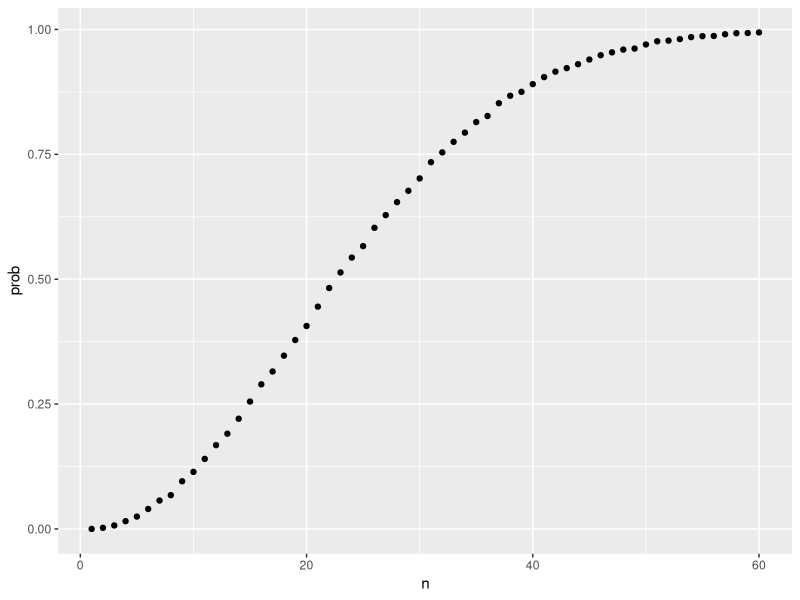
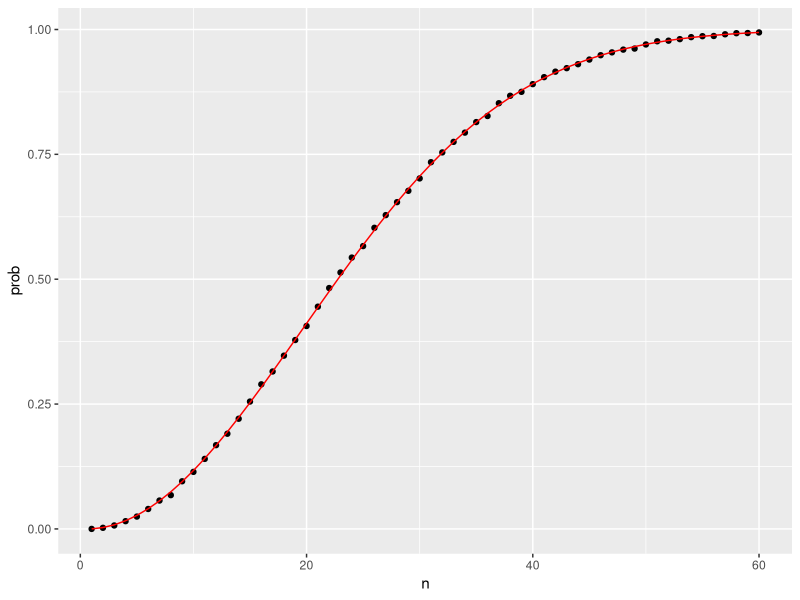

These charts were generated, in order, by the following R code:
library(dplyr)
library(dslabs)
library(gtools) # we use combinations() and permutations() functions from this package
library(tidyverse)


# Monte Carlo Simulations
beads <- rep(c("red", "blue"), times = c(2,3))
beads
sample(beads, 1)

B <- 10000
events <- replicate(B, sample(beads,1))
tab <- table(events)
tab
prop.table(tab)

#Or 
events_s <- sample(beads, B, replace = TRUE)
tab_s <- table(events_s)
tab_s
prop.table(tab_s)

# Or
mean(events == "blue")
mean(events_s == "blue")

# Combinations and Permutations

number <- "Three"
suit <- "Hearts"
paste(number, suit)
# paste is used to create strings by joining smaller strings
# paste can also be used on vectors and it operates element wise

# The function expand.grid gives us all combinations of entries of two vectors
expand.grid(pants = c("blue", "black"), shirt = c("white", "grey", "plaid"))

# Create Deck of Cards
suits <- c("Diamonds", "Clubs", "Hearts", "Spades")
numbers <- c("Ace", "Deuce", "Three", "Four", "Five", "Six", "Seven", "Eight", "Nine", "Ten", "Jack", "Queen", "King")
deck <- expand.grid(number=numbers, suit=suits)
deck <- paste(deck$number, deck$suit)
deck

# Probability of a King in the first card
kings <- paste("King", suits)
mean(deck %in% kings)

# Permutations and Combinations from library(gtools) package
permutations(3,2)
combinations(3,2)

all_phone_numbers <- permutations(10, 7, v = 0:9)
n <- nrow(all_phone_numbers)
index <- sample(n, 5)
all_phone_numbers[index,]

# Deck of cards again
# To compute all possible ways we can choose two cards when the order matters, we type:
hands <- permutations(52, 2, v = deck) 
first_card <- hands[,1]
second_card <- hands[,2]
kings <- paste("King", suits)
sum(first_card %in% kings) # cases for which the first hand was a King
# To get the conditional probability, we compute what fraction of these have a King in the second card
# Pr(B∣A)=Pr(A and B)/Pr(A)
sum(first_card%in%kings & second_card%in%kings) / sum(first_card%in%kings)
# Or 
mean(first_card%in%kings & second_card%in%kings) / mean(first_card%in%kings)

# Probability of a natural 21 in blackjack: picking an Ace card and a Suit
aces <- paste("Ace", suits)
facecard <- c("King", "Queen", "Jack", "Ten")
facecard <- expand.grid(number = facecard, suit = suits)
facecard <- paste(facecard$number, facecard$suit)

hands <- combinations(52, 2, v = deck)
mean(hands[,1] %in% aces & hands[,2] %in% facecard)
# In the last line, we assume the Ace comes first. This is only because we know the way combination enumerates possibilities and it will list this case first. But to be safe, we could have written this and produced the same answer
mean((hands[,1] %in% aces & hands[,2] %in% facecard) | (hands[,2] %in% aces & hands[,1] %in% facecard))

# Monte Carlo example
hand <- sample(deck, 2)
hand 
# And then check if one card is an Ace and the other a face card or a 10. Going forward, we include 10 when we say face card. Now we need to check both possibilities:
(hand[1] %in% aces & hand[2] %in% facecard) | (hand[2] %in% aces & hand[1] %in% facecard)

blackjack <- function(){
  hand <- sample(deck, 2)
  (hand[1] %in% aces & hand[2] %in% facecard) | 
    (hand[2] %in% aces & hand[1] %in% facecard)
}

B <- 10000
results <- replicate(B, blackjack())
mean(results)

# Birthday Problem
n <- 50
bdays <- sample(1:365, n, replace = TRUE)
duplicated(c(1,2,3,1,4,3,5)) # duplicated() returns TRUE whenever an element of a vector is a duplicate
any(duplicated(bdays))

B <- 10000
same_birthday <- function(n){
  bdays <- sample(1:365, n, replace=TRUE)
  any(duplicated(bdays))
}
results <- replicate(B, same_birthday(50))
mean(results)

# Say we want to use this knowledge to bet with friends about two people having the same birthday in a group of people. When are the chances larger than 50%? Larger than 75%?
# Let’s create a look-up table. We can quickly create a function to compute this for any group size:
compute_prob <- function(n, B=10000){
  results <- replicate(B, same_birthday(n))
  mean(results)
}
# Using the function sapply, we can perform element-wise operations on any function:
n <- seq(1,60)
prob <- sapply(n, compute_prob)
qplot(n, prob)

# Now let’s compute the exact probabilities rather than use Monte Carlo approximations
# To make the math simpler, instead of computing the probability of it happening, we will compute the probability of it not happening. For this, we use the multiplication rule

# Let’s start with the first person. The probability that person 1 has a unique birthday is 1
# The probability that person 2 has a unique birthday, given that person 1 already took one, is 364/365
# Then, given that the first two people have unique birthdays, person 3 is left with 363 days to choose from
# We continue this way and find the chances of all 50 people having a unique birthday is:
# 1×(364/365)×(363/365)…((365−n+1)/365)
# We can write a function that does this for any number:
exact_prob <- function(n){
  prob_unique <- seq(365,365-n+1)/365 
  1 - prod( prob_unique)
}
eprob <- sapply(n, exact_prob)
qplot(n, prob) + geom_line(aes(n, eprob), col = "red")


# Addition Rule
# We apply the addition rule where = drawing an ace then a facecard and = drawing a facecard then an ace. Note that in this case, both events A and B cannot happen at the same time, so Pr(A and B) = 0

# Pr(ace then facecard) = (4/52)*(16/51)
# Pr(facecard then ace) = (16/52)*(4/51)
# # Pr(ace then facecard | facecard then ace) = (4/52)*(16/51) + (16/52)*(4/51)


# Monty Hall problem
cat("\014")
B <- 10000
monty_hall <- function(strategy){
  doors <- as.character(1:3)
  prize <- sample(c("car", "goat", "goat"))
  prize_door <- doors[prize == "car"]
  my_pick  <- sample(doors, 1)
  show <- sample(doors[!doors %in% c(my_pick, prize_door)],1)
  stick <- my_pick
  stick == prize_door
  switch <- doors[!doors%in%c(my_pick, show)]
  choice <- ifelse(strategy == "stick", stick, switch)
  choice == prize_door
}
stick <- replicate(B, monty_hall("stick"))
mean(stick)
switch <- replicate(B, monty_hall("switch"))
mean(switch)
